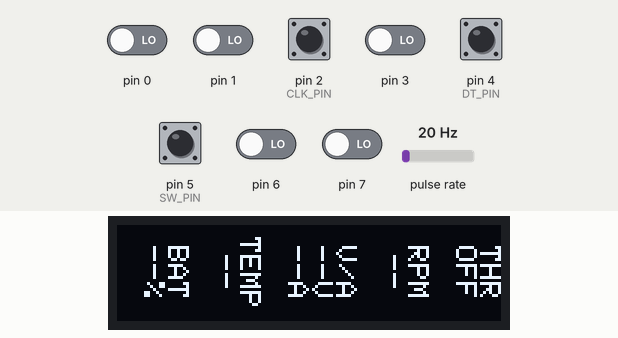
Simulated run of this sketch. Board: Arduino Uno, built with avr-gcc and run on an emulated ATmega328P. Parts: 128×32 one-colour display. Wiring (inferred from the names in the program): pulse sensor: data pin 8; SSD1306 OLED at I2C address 0x3C. Inputs (shaded band) come from the test bench; at power-on: pin 2 (CLK_PIN), pin 4 (DT_PIN), pin 5 (SW_PIN) HIGH, pin 0, pin 1, pin 3, pin 6, pin 7 LOW, pulse rate 20 Hz.

Above: at 1.2 s.
1.3 s: pin 5 (SW_PIN) pulled LOW for 1 s
At 3.2 s:
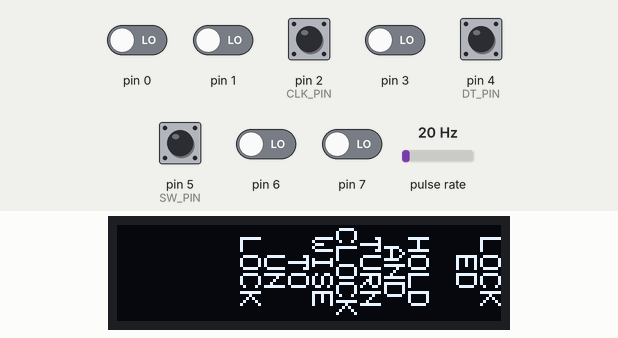
Timing chart, 0 to 4.7 s (numbered marks = the images above; inputs shaded):
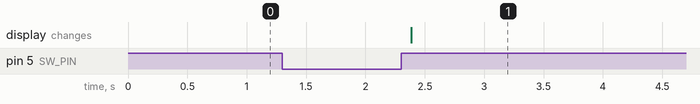

The sketch:

arduino_encoder_n_screen.ino
```cpp
#include <Wire.h>
#if defined(__AVR_ATmega328P__)
#include <avr/interrupt.h>
#endif
#include "BiDirectionalDShot/src/BiDirectionalDShot.h"
#include "BiDirectionalDShot/src/BiDirectionalDShot.cpp"
#include "DisplayController.h"
#include "EncoderController.h"

// =========================
// Hardware configuration
// =========================

const int CLK_PIN = 2;
const int DT_PIN  = 4;
const int SW_PIN  = 5;
const int ESC_PIN = 8;
const uint16_t MIN_DSHOT_THROTTLE = 250;
const uint16_t MAX_DSHOT_THROTTLE = 2047;

SSD1306Display display(Wire);

// =========================
// ESC controller
// =========================

class EscController {
public:
  EscController(
    int pin,
    uint16_t minThrottle,
    uint16_t maxThrottle
  )
    : esc(
        pin,
        true,
        BiDirectionalDShot::Rate::Hz500,
        true
      ),
      minThrottle(minThrottle),
      maxThrottle(maxThrottle) {}

  bool begin() {
    if (!esc.begin() || !esc.setThrottle(0)) {
      return false;
    }

    startupState = StartupState::WaitingToEnableTelemetry;
    startupStateStartedAt = millis();
    return true;
  }

  void setEnabled(bool enabled) {
    this->enabled = enabled;
  }

  void setValue(int value) {
    this->value = constrain(value, 0, 100);
  }

  bool update() {
    const unsigned long armingNow = millis();
    if (startupState == StartupState::WaitingToEnableTelemetry) {
      if (armingNow - startupStateStartedAt < ARMING_DELAY_MS) {
        return true;
      }

      if (!esc.sendCommand(13, true)) {
        return false;
      }
      startupState = StartupState::WaitingForTelemetryCommand;
      startupStateStartedAt = armingNow;
      return true;
    }

    if (startupState == StartupState::WaitingForTelemetryCommand) {
      if (armingNow - startupStateStartedAt < TELEMETRY_COMMAND_DURATION_MS) {
        return true;
      }

      if (!esc.setThrottle(0, true)) {
        return false;
      }

      currentThrottleQ16 = 0;
      currentThrottleCommand = 0;
      lastRampUpdateMicros = micros();
      startupState = StartupState::Ready;
      return true;
    }

    if (startupState != StartupState::Ready) {
      return false;
    }

    const uint16_t targetThrottle = enabled
      ? map(value, 0, 100, minThrottle, maxThrottle)
      : 0;
    const uint32_t targetThrottleQ16 =
      static_cast<uint32_t>(targetThrottle) * Q16_ONE;
    const uint32_t now = micros();
    const uint32_t elapsed = now - lastRampUpdateMicros;

    if (elapsed < RAMP_UPDATE_INTERVAL_US) {
      return true;
    }

    const uint32_t elapsedSteps = elapsed / RAMP_UPDATE_INTERVAL_US;
    lastRampUpdateMicros += elapsedSteps * RAMP_UPDATE_INTERVAL_US;

    if (enabled &&
        currentThrottleQ16 < DSHOT_MIN_VALID_THROTTLE_Q16) {
      currentThrottleQ16 = DSHOT_MIN_VALID_THROTTLE_Q16;
      if (!esc.setThrottle(MIN_DSHOT_THROTTLE, true)) {
        return false;
      }

      currentThrottleCommand = MIN_DSHOT_THROTTLE;
      return true;
    }

    const uint32_t remaining = currentThrottleQ16 > targetThrottleQ16
      ? currentThrottleQ16 - targetThrottleQ16
      : targetThrottleQ16 - currentThrottleQ16;
    uint32_t stepsToTarget =
      (remaining + RAMP_STEP_Q16 - 1) / RAMP_STEP_Q16;
    const uint32_t steps = min(elapsedSteps, stepsToTarget);
    const uint32_t movement = RAMP_STEP_Q16 * steps;

    if (currentThrottleQ16 < targetThrottleQ16) {
      currentThrottleQ16 =
        movement >= remaining
          ? targetThrottleQ16
          : currentThrottleQ16 + movement;
    } else if (currentThrottleQ16 > targetThrottleQ16) {
      currentThrottleQ16 =
        movement >= remaining
          ? targetThrottleQ16
          : currentThrottleQ16 - movement;
    }

    const uint16_t nextThrottleCommand =
      currentThrottleQ16 < DSHOT_MIN_VALID_THROTTLE_Q16
        ? 0
        : currentThrottleQ16 / Q16_ONE;
    if (nextThrottleCommand == currentThrottleCommand) {
      return true;
    }

    if (!esc.setThrottle(nextThrottleCommand, true)) {
      return false;
    }

    currentThrottleCommand = nextThrottleCommand;
    return true;
  }

  bool readTelemetry(BiDirectionalDShot::Telemetry &telemetry) {
    if (startupState != StartupState::Ready) {
      return false;
    }
    return esc.readTelemetry(telemetry);
  }

private:
  enum class StartupState : uint8_t {
    Idle,
    WaitingToEnableTelemetry,
    WaitingForTelemetryCommand,
    Ready
  };

  BiDirectionalDShot esc;
  uint16_t minThrottle;
  uint16_t maxThrottle;
  StartupState startupState = StartupState::Idle;
  unsigned long startupStateStartedAt = 0;
  int value = 22;
  uint32_t currentThrottleQ16 = 0;
  uint16_t currentThrottleCommand = 0;
  uint32_t lastRampUpdateMicros = 0;
  bool enabled = false;

  static const uint32_t Q16_ONE = 65536UL;
  static const unsigned long ARMING_DELAY_MS = 1500;
  static const unsigned long TELEMETRY_COMMAND_DURATION_MS = 24;
  static const uint32_t RAMP_UPDATE_INTERVAL_US = 16667UL;
  static const uint32_t RAMP_STEPS_FULL_SCALE = 7UL * 60UL / 3UL;
  static const uint32_t RAMP_STEP_Q16 =
    (static_cast<uint32_t>(MAX_DSHOT_THROTTLE) * Q16_ONE +
     RAMP_STEPS_FULL_SCALE / 2) /
    RAMP_STEPS_FULL_SCALE;
  static const uint32_t DSHOT_MIN_VALID_THROTTLE_Q16 =
    static_cast<uint32_t>(MIN_DSHOT_THROTTLE) * Q16_ONE;
};

// =========================
// Application
// =========================

EncoderController encoder(CLK_PIN, DT_PIN, SW_PIN);
EscController escController(
  ESC_PIN,
  MIN_DSHOT_THROTTLE,
  MAX_DSHOT_THROTTLE
);
DisplayController displayController(display, Wire);

#if defined(__AVR_ATmega328P__)
ISR(PCINT2_vect) {
  encoder.handleEncoderInterrupt();
}
#endif

const unsigned long DISPLAY_SLEEP_TIMEOUT = 60000;
const uint32_t DISPLAY_REFRESH_INTERVAL_US = 16667UL;

int value = 22;
bool enabled = false;
bool locked = false;
bool telemetryAvailable = false;
uint8_t temperatureCelsius = 0;
uint16_t currentAmps = 0;
bool currentTelemetryAvailable = false;
uint8_t voltageQuarterVolts = 0;
uint32_t electricalRpm = 0;
unsigned long lastInputTime = 0;
uint32_t lastDisplayRefreshMicros = 0;
bool displayAsleep = false;
bool suppressNextButtonEvent = false;

void stopWithError(const __FlashStringHelper *message) {
  displayController.showError(message);
  while (true) {}
}

int valueStep(int direction) {
  return value < 32 || (direction < 0 && value == 32) ? 1 : 2;
}

void refreshDisplay() {
  displayController.render(
    value,
    enabled,
    telemetryAvailable,
    currentTelemetryAvailable,
    temperatureCelsius,
    currentAmps,
    voltageQuarterVolts,
    electricalRpm,
    locked
  );
}

void registerInput() {
  lastInputTime = millis();
}

void wakeDisplay() {
  if (displayAsleep) {
    displayController.wake();
    displayAsleep = false;
    refreshDisplay();
  }
}

void setup() {
  value = 22;
  enabled = false;

  Wire.begin();
  Wire.setClock(400000);
  Wire.setWireTimeout(25000, true);

  encoder.begin();
  displayController.begin();

  if (!escController.begin()) {
    stopWithError(F("Failed to start DShot ESC control."));
  }

  refreshDisplay();
  lastDisplayRefreshMicros = micros();
  pinMode(1, INPUT);
  lastInputTime = millis();
}

void loop() {
  BiDirectionalDShot::Telemetry telemetry;
  if (escController.readTelemetry(telemetry) && telemetry.crcValid) {
    telemetryAvailable = true;
    temperatureCelsius = telemetry.temperatureCelsius;
    currentAmps = telemetry.currentAmps;
    currentTelemetryAvailable = telemetry.currentAvailable;
    voltageQuarterVolts = telemetry.voltageQuarterVolts;
    electricalRpm = telemetry.periodMicroseconds > 0
      ? 60000000UL / telemetry.periodMicroseconds
      : 0;
  }

  const EncoderController::ButtonEvent buttonEvent =
    encoder.readButtonEvent();
  const int rotation = encoder.readRotation();
  bool refreshNeeded = false;

  if (locked && rotation > 0 && encoder.isButtonHeld()) {
    value += valueStep(1);
    value = constrain(value, 0, 100);
    escController.setValue(value);
    locked = false;
    suppressNextButtonEvent = true;
    registerInput();
    refreshNeeded = true;
  } else if (rotation != 0 && enabled && !displayAsleep) {
    registerInput();
    int remainingRotation = rotation;
    while (remainingRotation != 0) {
      const int direction = remainingRotation > 0 ? 1 : -1;
      value += direction * valueStep(direction);
      value = constrain(value, 0, 100);
      remainingRotation -= direction;
    }
    escController.setValue(value);
    refreshNeeded = true;
  }

  if (buttonEvent != EncoderController::ButtonEvent::None) {
    const bool wasAsleep = displayAsleep;
    registerInput();

    if (wasAsleep) {
      wakeDisplay();
    }

    if (suppressNextButtonEvent) {
      suppressNextButtonEvent = false;
    } else if (locked) {
      refreshNeeded = true;
    } else if (buttonEvent == EncoderController::ButtonEvent::LongClick) {
      locked = true;
      enabled = false;
      value = 22;
      escController.setValue(value);
      escController.setEnabled(false);
    } else if (buttonEvent == EncoderController::ButtonEvent::ShortClick) {
      enabled = !enabled;
      if (!enabled) {
        value = 22;
        escController.setValue(value);
      }
      escController.setEnabled(enabled);
    }
    refreshNeeded = true;
  }

  displayController.update();

  if (!escController.update()) {
    stopWithError(F("Failed to update DShot throttle."));
  }

  const uint32_t nowMicros = micros();
  if (nowMicros - lastDisplayRefreshMicros >=
      DISPLAY_REFRESH_INTERVAL_US) {
    lastDisplayRefreshMicros = nowMicros;
    if (!displayAsleep) {
      refreshNeeded = true;
    }
  }

  if (refreshNeeded && !displayAsleep) {
    refreshDisplay();
  }

  if (!enabled &&
      !encoder.isButtonHeld() &&
      !displayAsleep &&
      millis() - lastInputTime >= DISPLAY_SLEEP_TIMEOUT) {
    displayController.sleep();
    displayAsleep = true;
  }
}
```

BiDirectionalDShot.h
```cpp
#ifndef BI_DIRECTIONAL_DSHOT_H
#define BI_DIRECTIONAL_DSHOT_H

#include <Arduino.h>

class BiDirectionalDShot {
public:
  static const uint8_t CaptureTickCount = 20;

  enum class Rate : uint16_t {
    Hz500 = 500,
    Hz1000 = 1000,
    Hz2000 = 2000,
    Hz4000 = 4000,
    Hz8000 = 8000
  };

  struct Telemetry {
    uint32_t rawResponse;
    uint32_t periodMicroseconds;
    uint32_t receivedPackets;
    uint32_t successfulPackets;
    uint16_t value;
    uint8_t crc;
    uint8_t expectedCrc;
    uint8_t temperatureCelsius;
    uint8_t voltageQuarterVolts;
    uint16_t currentAmps;
    bool currentAvailable;
    uint8_t debug1;
    uint8_t debug2;
    uint8_t debug3;
    uint8_t state;
    bool gcrValid;
    bool crcValid;
    uint8_t decodedBitCount;
    uint8_t captureCount;
    uint16_t captureTicks[CaptureTickCount];
  };

  explicit BiDirectionalDShot(
      uint8_t pin = 8,
      bool inverted = true,
      Rate rate = Rate::Hz500,
      bool extendedTelemetry = false);

  bool begin();
  bool setThrottle(uint16_t value, bool telemetryRequest = false);
  bool sendCommand(uint8_t command, bool telemetryRequest = false);
  bool readTelemetry(Telemetry& telemetry);

private:
  uint8_t _pin;
  bool _inverted;
  Rate _rate;
  bool _extendedTelemetry;
  bool _begun;
  uint32_t _lastPeriodMicroseconds;
  uint32_t _receivedPackets;
  uint32_t _successfulPackets;
  uint8_t _temperatureCelsius;
  uint8_t _voltageQuarterVolts;
  uint16_t _currentAmps;
  bool _currentAvailable;
  uint8_t _debug1;
  uint8_t _debug2;
  uint8_t _debug3;
  uint8_t _state;
};

#endif
```

EncoderController.h
```cpp
#ifndef ENCODER_CONTROLLER_H
#define ENCODER_CONTROLLER_H

#include <Arduino.h>

#if defined(__AVR_ATmega328P__)
#include <avr/io.h>
#include <util/atomic.h>
#endif

class EncoderController {
public:
  enum class ButtonEvent : uint8_t {
    None,
    ShortClick,
    LongClick
  };

  EncoderController(int clkPin, int dtPin, int switchPin)
    : clkPin(clkPin),
      dtPin(dtPin),
      switchPin(switchPin) {}

  void begin() {
    pinMode(clkPin, INPUT_PULLUP);
    pinMode(dtPin, INPUT_PULLUP);
    pinMode(switchPin, INPUT_PULLUP);

    lastEncoderState = readEncoderState();
    lastButtonReading = HIGH;
    stableButtonState = HIGH;
    lastDebounceTime = 0;
    longPressReported = false;
    transitionCount = 0;
    lastDirection = 0;
    unresolvedSkippedTransition = false;

#if defined(__AVR_ATmega328P__)
    if (clkPin >= 0 && clkPin <= 7 &&
        dtPin >= 0 && dtPin <= 7 &&
        switchPin >= 0 && switchPin <= 7) {
      const uint8_t pinChangeMask =
        _BV(clkPin) | _BV(dtPin) | _BV(switchPin);
      PCMSK2 |= pinChangeMask;
      PCIFR |= _BV(PCIF2);
      PCICR |= _BV(PCIE2);
      interruptMode = true;
    }
#endif
  }

  int readRotation() {
#if defined(__AVR_ATmega328P__)
    if (interruptMode) {
      int direction = 0;
      ATOMIC_BLOCK(ATOMIC_RESTORESTATE) {
        direction = consumeRotation();
      }
      return direction;
    }
#endif

    updateEncoderState();
    return consumeRotation();
  }

  void handleEncoderInterrupt() {
    updateEncoderState();
  }

  ButtonEvent readButtonEvent() {
    const bool reading = digitalRead(switchPin);
    const unsigned long now = millis();
    ButtonEvent event = ButtonEvent::None;

    if (reading != lastButtonReading) {
      lastDebounceTime = now;
    }

    if (now - lastDebounceTime > DEBOUNCE_TIME &&
        reading != stableButtonState) {
      stableButtonState = reading;
      if (stableButtonState == LOW) {
        buttonPressStartedAt = now;
        longPressReported = false;
      } else {
        if (!longPressReported) {
          event = now - buttonPressStartedAt >= LONG_CLICK_TIME
            ? ButtonEvent::LongClick
            : ButtonEvent::ShortClick;
        }
        longPressReported = false;
      }
    }

    if (stableButtonState == LOW &&
        !longPressReported &&
        now - buttonPressStartedAt >= LONG_CLICK_TIME) {
      event = ButtonEvent::LongClick;
      longPressReported = true;
    }

    lastButtonReading = reading;
    return event;
  }

  bool isButtonHeld() const {
    return stableButtonState == LOW;
  }

private:
  static const unsigned long DEBOUNCE_TIME = 30;
  static const unsigned long LONG_CLICK_TIME = 1000;

  int clkPin;
  int dtPin;
  int switchPin;
  volatile uint8_t lastEncoderState = 0;
  volatile int transitionCount = 0;
  volatile int lastDirection = 0;
  volatile bool unresolvedSkippedTransition = false;
  bool interruptMode = false;
  bool lastButtonReading = HIGH;
  bool stableButtonState = HIGH;
  bool longPressReported = false;
  unsigned long lastDebounceTime = 0;
  unsigned long buttonPressStartedAt = 0;

  void updateEncoderState() {
    const uint8_t currentState = readEncoderState();
    int direction = 0;
    int transitionMagnitude = 1;

    if (currentState != lastEncoderState) {
      direction = transitionDirection(lastEncoderState, currentState);

      if (direction != 0) {
        if (unresolvedSkippedTransition) {
          transitionCount += direction * 2;
          unresolvedSkippedTransition = false;
        }
        lastDirection = direction;
      } else if ((lastEncoderState ^ currentState) == 0x03 &&
                 lastDirection != 0) {
        direction = lastDirection;
        transitionMagnitude = 2;
      } else if ((lastEncoderState ^ currentState) == 0x03) {
        unresolvedSkippedTransition = true;
      }

      transitionCount += direction * transitionMagnitude;
      lastEncoderState = currentState;
    }
  }

  int consumeRotation() {
    const int rotation = transitionCount / 2;
    transitionCount -= rotation * 2;
    return rotation;
  }

  uint8_t readEncoderState() const {
#if defined(__AVR_ATmega328P__)
    if (clkPin >= 0 && clkPin <= 7 &&
        dtPin >= 0 && dtPin <= 7) {
      const uint8_t portState = PIND;
      return (((portState >> clkPin) & 1) << 1) |
             ((portState >> dtPin) & 1);
    }
#endif
    return (digitalRead(clkPin) << 1) | digitalRead(dtPin);
  }

  int transitionDirection(
    uint8_t previousState,
    uint8_t currentState
  ) const {
    if ((previousState == 3 && currentState == 1) ||
        (previousState == 1 && currentState == 0) ||
        (previousState == 0 && currentState == 2) ||
        (previousState == 2 && currentState == 3)) {
      return 1;
    }

    if ((previousState == 1 && currentState == 3) ||
        (previousState == 0 && currentState == 1) ||
        (previousState == 2 && currentState == 0) ||
        (previousState == 3 && currentState == 2)) {
      return -1;
    }

    return 0;
  }
};

#endif
```

Source omitted: DisplayController.h (13391 bytes), SSD1306Display.h (5127 bytes)

Measured:
- after the input at 1.3 s, the display: changes after 1.1 s (image 1)
